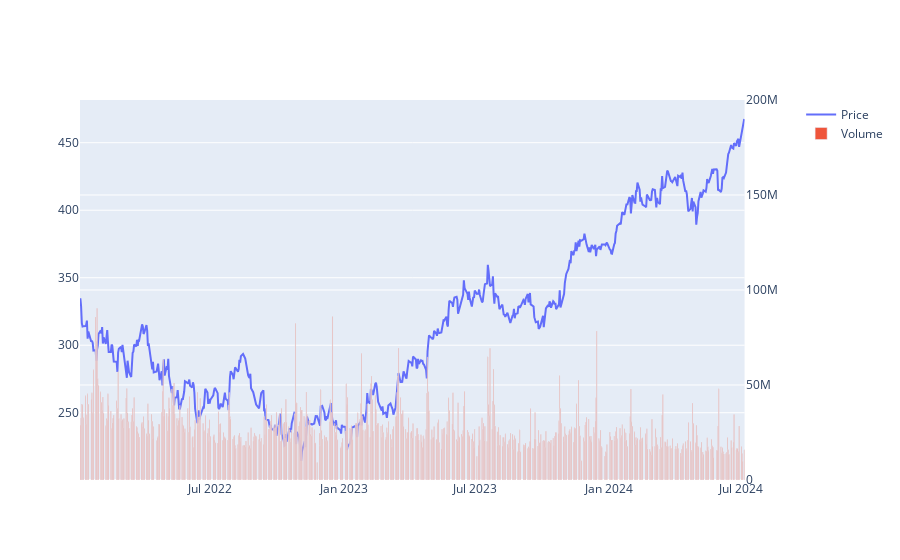

The notebook cell saved with this chart:
### Markdown cell above
##### Overlay the trading volume and rescale volume

### Code cell
fig4 = make_subplots(specs=[[{"secondary_y": True}]])
fig4.add_trace(go.Scatter(x=apple.index,y=data['Close'],name='Price'),secondary_y=False)
fig4.add_trace(go.Bar(x=apple.index,y=data['Volume'],name='Volume'),secondary_y=True)

fig4.update_yaxes(range=[0,200000000],secondary_y=True)
fig4.update_yaxes(visible=True, secondary_y=True)
fig4

### Figure 1 — Plotly figure (JSON) as saved in the notebook; plotly's stock layout.template omitted (floating-point values rounded to 4 significant figures; data arrays with more than 128 entries replaced by an {"elided": "..."} marker saying what was removed)
{"data": [{"name": "Price", "type": "scatter", "x": {"elided": "629 str values"}, "xaxis": "x", "y": {"elided": "629 float values"}, "yaxis": "y"}, {"name": "Volume", "type": "bar", "x": {"elided": "629 str values"}, "xaxis": "x", "y": {"elided": "629 int values"}, "yaxis": "y2"}], "layout": {"xaxis": {"anchor": "y", "domain": [0, 0.94]}, "yaxis": {"anchor": "x", "domain": [0, 1]}, "yaxis2": {"anchor": "x", "overlaying": "y", "range": [0, 200000000], "side": "right", "visible": true}}}
